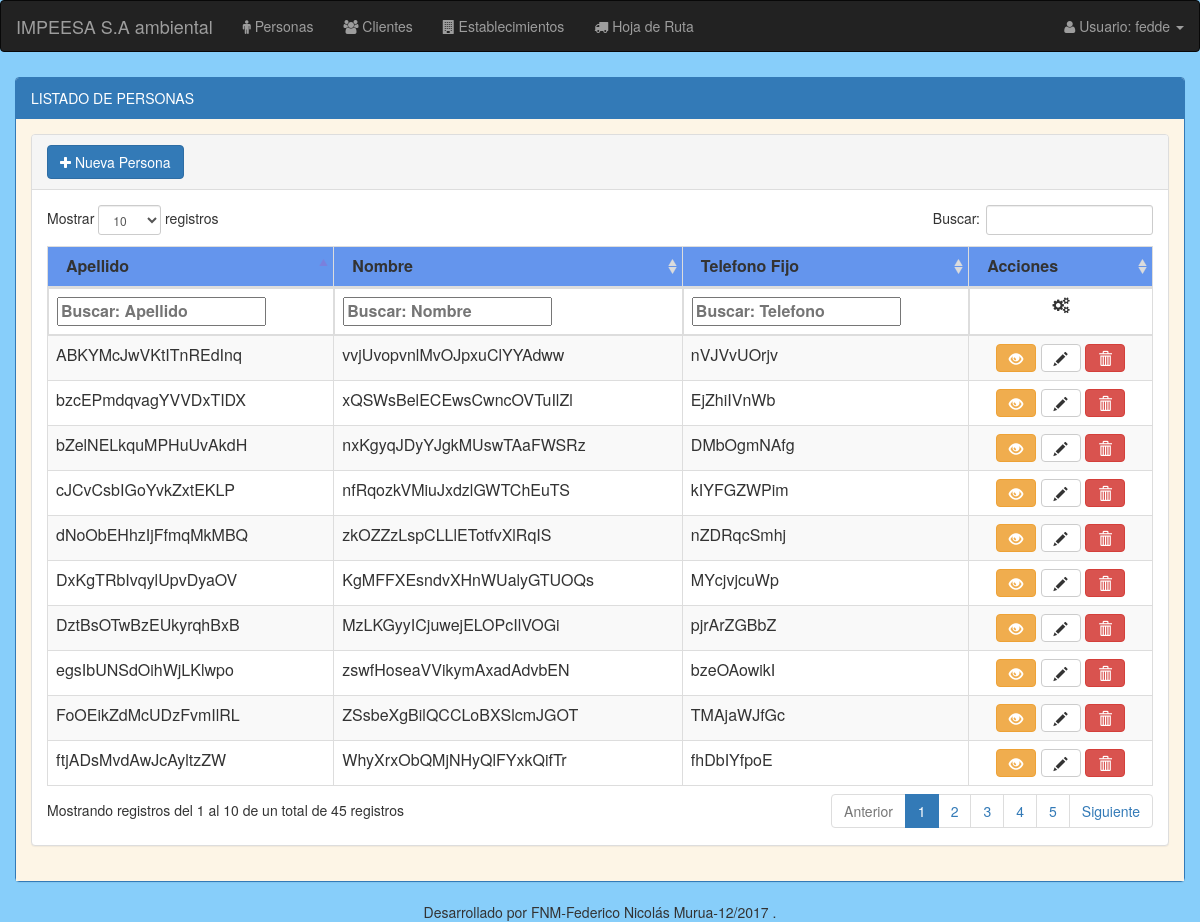
/personas/listado_personas/ (signed in), run on the app's committed database.
### modulo_I/models.py (models this page shows, shortened)
class Persona(models.Model):
    apellido = models.CharField(max_length=50)
    nombre = models.CharField(max_length=50)
    documento = models.CharField(max_length=50, unique=True)
    telefono_fijo = models.CharField(max_length=50, null=True, blank=True)
    celular = models.CharField(max_length=50, null=True, blank=True)
    email = models.EmailField(max_length=50, null=True, blank=True)

### modulo_I/views.py (the view)
@login_required
def listado_personas(request):
    listado_personas = Persona.objects.all()
    '''
    #FACTORIES
    for x in xrange(45):
        personas = factories.PersonaFactory()

    for x in xrange(8):
        nacionalidad = factories.NacionalidadFactory()

    for x in xrange(8):
        provincia = factories.ProvinciaFactory()

    for x in xrange(8):
        localidad = factories.LocalidadFactory()

    for x in xrange(10):
        domicilio = factories.DomicilioFactory()

    for x in xrange(10):
        datoImpositivo = factories.DatoImpositivoFactory()

    for x in xrange(10):
        cliente = factories.ClienteFactory()
    '''
    return render(request, 'persona/persona_listado.html', {'listado_personas': listado_personas})

### modulo_I/templates/persona/persona_listado.html (shortened to what this page needs)
{% extends "base/base_listado.html" %}
{% load staticfiles %}
{% load staticfiles bootstrap3 %}
{% block panel-heading %}
  LISTADO DE PERSONAS
{% endblock %}
{% block panel-heading-tabla %}
  <a class="btn btn-primary js-alta-persona"><i class="fa fa-plus"></i> Nueva Persona</a>
{% endblock %}
{% block thead-tabla %}
  <thead>
  <tr style="background:#6495ED;">
      <th>Apellido</th>
      <th>Nombre</th>
      <th>Telefono Fijo</th>
      <th>Acciones</th>
  </tr>
  </thead>
{% endblock %}
{% block tfoot-tabla %}
  <tfoot >
     <tr>
       <th>Apellido</th>
       <th>Nombre</th>
       <th>Telefono</th>
       <th style="text-align: center;"><i class="fa fa-cogs"></i></th>
    </tr>
  </tfoot>
{% endblock %}
{% block tbody-tabla %}
  <tbody>
  {% for persona in listado_personas %}
      <tr>
          <td>{{ persona.apellido }}</td>
          <td>{{ persona.nombre }}</td>
          {% if persona.telefono_fijo %}
            <td>{{ persona.telefono_fijo }}</td>
          {% else %}
            <td>-</td>
          {% endif %}
          <td align="center">
             <a class="btn btn-warning" data-toggle="tooltip" title="Detalles" href="{% url 'personas:detalle_personas' id_persona=persona.id%}"><em class="glyphicon glyphicon-eye-open"></em></a>
             <a class="btn btn-default" data-toggle="tooltip" title="Modificar" href="{% url 'personas:modificar_personas' id_persona=persona.id%}"><em class="glyphicon glyphicon-pencil"></em></a>
             <a id="persona_id"class="btn btn-danger btn-baja" data-personaid="{{persona.id}}" data-personanombre="{{persona.nombre}}" data-personaapellido="{{persona.apellido}}"data-toggle="modal" data-target="#modal_baja" title="Eliminar"><em class="glyphicon glyphicon-trash"></em></a>
          </td>
      </tr>
  {% endfor %}
  </tbody>
{% endblock %}

### templates/base/nav.html (shortened to what this page needs)
<nav class="navbar navbar-inverse">
  <div class="container-fluid">
    <div class="navbar-header">
      <a class="navbar-brand" href="#" >IMPEESA S.A ambiental</a>
    </div>
    <ul class="nav navbar-nav">
      <li><a href="{% url 'personas:listado_personas' %}"><i class="fa fa-male"></i> Personas</a></li>
      <li><a href="{% url 'clientes:listado_clientes' %}"><i class="fa fa-group"></i> Clientes</a></li>
      <li><a href="{% url 'generadores:listado_generadores' %}"><i class="fa fa-building"></i> Establecimientos</a><li>
      <li><a href="{% url 'hojaRuta:listado_hojas_de_ruta' %}"><i class="fa fa-truck"></i> Hoja de Ruta</a><li>
    </ul>
    <ul class="nav navbar-nav navbar-right">
      <li class="dropdown"><a class="dropdown-toggle" data-toggle="dropdown" href="#"><i class="fa fa-user"></i> Usuario: {{user.get_username}} <span class="caret"></span></a>
      </li>
    </ul>
  </div>
</nav>

### estaticos/css/filtro_upHeader_tabla.css (style rules this page uses)
tfoot { display: table-header-group; }

### data on the page
Persona: apellido "DxKgTRbIvqylUpvDyaOV", nombre "KgMFFXEsndvXHnWUalyGTUOQs", telefono_fijo "MYcjvjcuWp"
Persona: apellido "cJCvCsbIGoYvkZxtEKLP", nombre "nfRqozkVMiuJxdzlGWTChEuTS", telefono_fijo "kIYFGZWPim"
Persona: apellido "ftjADsMvdAwJcAyltzZW", nombre "WhyXrxObQMjNHyQlFYxkQifTr", telefono_fijo "fhDbIYfpoE"
Persona: apellido "bzcEPmdqvagYVVDxTIDX", nombre "xQSWsBelECEwsCwncOVTuIlZl", telefono_fijo "EjZhiIVnWb"
Persona: apellido "bZelNELkquMPHuUvAkdH", nombre "nxKgyqJDyYJgkMUswTAaFWSRz", telefono_fijo "DMbOgmNAfg"
Persona: apellido "dNoObEHhzIjFfmqMkMBQ", nombre "zkOZZzLspCLLlETotfvXlRqIS", telefono_fijo "nZDRqcSmhj"
Persona: apellido "FoOEikZdMcUDzFvmIlRL", nombre "ZSsbeXgBilQCCLoBXSlcmJGOT", telefono_fijo "TMAjaWJfGc"
Persona: apellido "DztBsOTwBzEUkyrqhBxB", nombre "MzLKGyyICjuwejELOPcIlVOGi", telefono_fijo "pjrArZGBbZ"
Persona: apellido "ABKYMcJwVKtITnREdInq", nombre "vvjUvopvnlMvOJpxuClYYAdww", telefono_fijo "nVJVvUOrjv"
Persona: apellido "egsIbUNSdOihWjLKlwpo", nombre "zswfHoseaVVikymAxadAdvbEN", telefono_fijo "bzeOAowikI"

### other printed values
{{ user.get_username }} "fedde"
